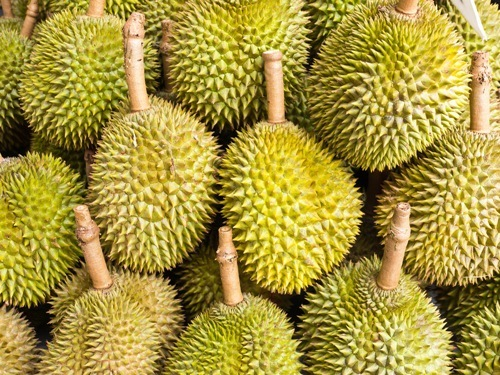
%> input picture 03_Working/DATA_ANALYSIS/durian3.jpg, 500 x 375 px
$ octave image_segmentation5.m   (GNU Octave 9; MATLAB toolbox functions it lacks are replaced by stand-ins)
%> lines starting %> are read from the running program, lines starting %| are printed output that depends on the picture; in (x1, y1, x2, y2) boxes, pixels count from 0 and x2, y2 are one past the last pixel; in counts of white or black regions, pixels touching at a corner belong together; the program's own positions count from 1
close all
clear

%% Image Segmentation
rgb = imread('durian3.jpg');
%> rgb is the input picture: size 375x500x3 uint8; mean R, G, B 167.6, 149.6, 62.4

hsvImage = rgb2hsv(rgb) ;
%> hsvImage: size 375x500x3 double; mean H, S, V 0.136, 0.679, 0.657

hsv_image = hsvImage(:,:,1);
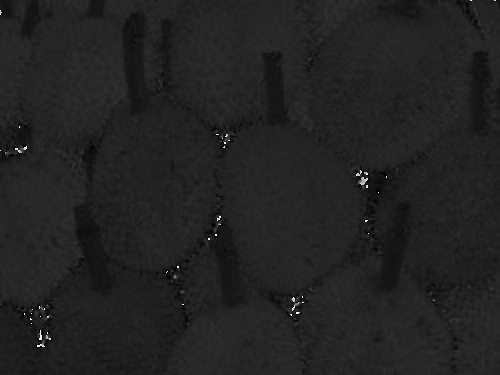
%> hsv_image: size 375x500 double; min 0, max 0.99, mean 0.136
BW_hsv = im2bw(hsv_image,0.1);
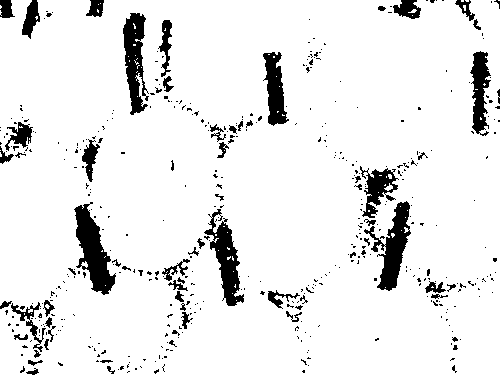
%> BW_hsv: size 375x500 logical; 91.4% white; 474 black regions (407 under 20 px), largest, box (x1, y1, x2, y2) and area: (74, 202, 116, 295) 1827, (364, 201, 411, 291) 1619, (204, 209, 244, 306) 1514
BW_hsv = bwareaopen(BW_hsv,100); %ÅºÊÕ¢ÒÇ
%> BW_hsv: size 375x500 logical; 91.2% white; 474 black regions (406 under 20 px), largest, box (x1, y1, x2, y2) and area: (74, 202, 116, 295) 1833, (364, 201, 411, 291) 1638, (204, 209, 244, 306) 1553
figure
imshow(BW_hsv);
title('kan image');


BW = im2bw(rgb,0.4);
%> BW: size 375x500 logical; 75.6% white; 1180 black regions (1057 under 20 px), largest, box (x1, y1, x2, y2) and area: (283, 0, 448, 290) 9857, (0, 77, 125, 214) 5140, (162, 182, 247, 347) 4782
BW_Ereskan = BW_hsv&BW;
%> BW_Ereskan: size 375x500 logical; 70.2% white; 1150 black regions (1043 under 20 px), largest, box (x1, y1, x2, y2) and area: (122, 0, 448, 291) 18843, (162, 182, 352, 375) 9560, (0, 77, 147, 306) 8677
BW_Ereskan = bwareaopen(BW_Ereskan, 100); %ÅºÊÕ¢ÒÇ
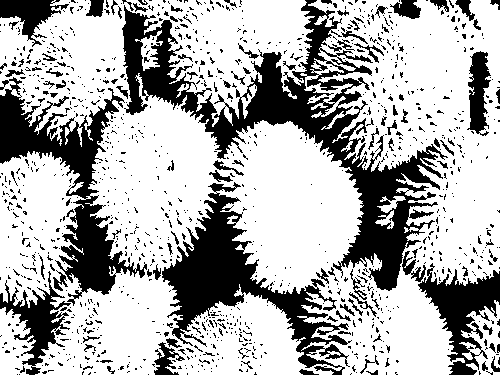
%> BW_Ereskan: size 375x500 logical; 69% white; 1148 black regions (1041 under 20 px), largest, box (x1, y1, x2, y2) and area: (122, 0, 448, 291) 19725, (162, 182, 352, 375) 9985, (0, 77, 147, 306) 9107
BW = not(BW_Ereskan);
figure
% imshow(BW);
% title('bitwise image');

BW_grayPeach = rgb2gray(rgb);
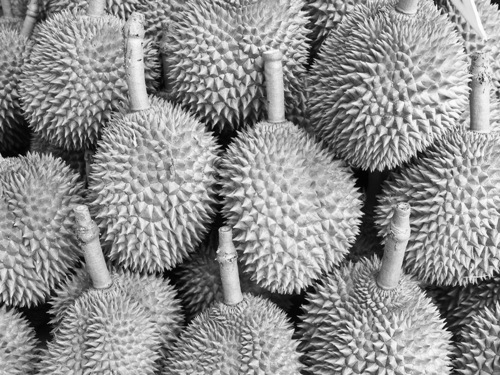
%> BW_grayPeach: size 375x500 uint8; min 0, max 254, mean 145
BW_EdgePeach = edge(BW, 'sobel');
%> BW_EdgePeach: size 375x500 logical; 9.7% white in thin lines or dots
BW_ANDPEACH = BW & BW_EdgePeach;
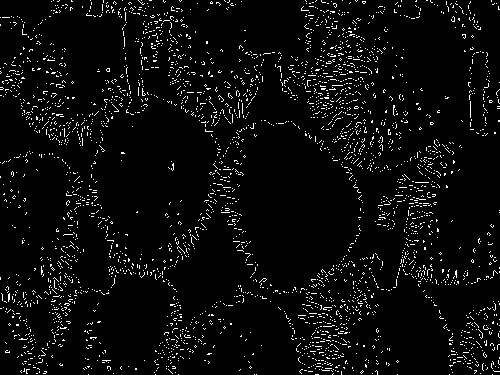
%> BW_ANDPEACH: size 375x500 logical; 4.5% white in thin lines or dots

se901 = strel('line', 3, 90); % expand size of line 90 degree
se01 = strel('line',3, 0);
BWsdilPeach = imdilate(BW, [se901 se01]); %¢ÂÒÂÊÕ¢ÒÇ
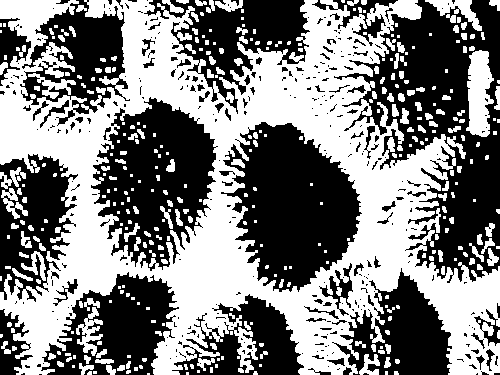
%> BWsdilPeach: size 375x500 logical; 50.1% white; 340 black regions (258 under 20 px), largest, box (x1, y1, x2, y2) and area: (334, 0, 500, 283) 20182, (221, 122, 362, 292) 14735, (91, 97, 218, 271) 12380
imshow(BW_EdgePeach);
title('bitwise image');


se90 = strel('line', 18, 90); % expand size of line 90 degree
se0 = strel('line',18, 0);
BWsdil = imdilate(BW, [se90 se0]); %¢ÂÒÂÊÕ¢ÒÇ
%> BWsdil: size 375x500 logical; 89.9% white; 31 black regions (8 under 20 px), largest, box (x1, y1, x2, y2) and area: (253, 133, 349, 276) 6959, (398, 290, 439, 375) 2147, (455, 143, 500, 238) 1445
BW2 = bwareaopen(BWsdil, 600); %ÅºÊÕ¢ÒÇ

BW3 = not(BW2); %¡ÅÑºÊÕ
se90 = strel('line', 5,90); % expand size of line 90 degree
se0 = strel('line',5,0);
BWsdil = imdilate(BW3, [se90 se0]); %¢ÂÒÂÊÕ¢ÒÇ
%> BWsdil: size 375x500 logical; 13.5% white; 25 white regions, largest, box (x1, y1, x2, y2) and area: (251, 131, 351, 278) 8303, (396, 288, 441, 375) 2615, (453, 141, 500, 240) 2087
invertBWsdil = not(BWsdil); %¡ÅÑºÊÕ
BW4 = bwareaopen(invertBWsdil, 800); %ÅºÊÕ¢ÒÇ
%> BW4: size 375x500 logical; 86.1% white; 25 black regions, largest, box (x1, y1, x2, y2) and area: (251, 131, 351, 278) 8773, (396, 288, 441, 375) 2615, (453, 141, 500, 240) 2312

invertBWsdil = not(BW4); %¡ÅÑºÊÕ
BW4 = bwareaopen(invertBWsdil, 500); %ÅºÊÕ¢ÒÇ
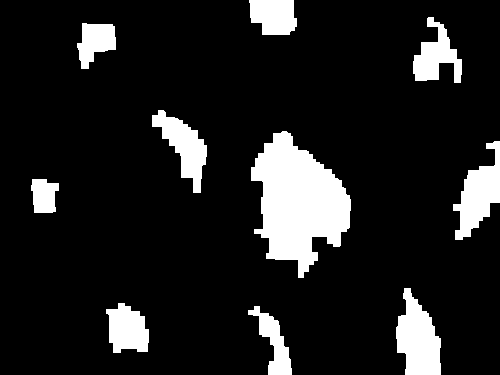
%> BW4: size 375x500 logical; 12.5% white; 10 white regions, largest, box (x1, y1, x2, y2) and area: (251, 131, 351, 278) 8773, (396, 288, 441, 375) 2615, (453, 141, 500, 240) 2312

figure
imshow(BW4);
title('identify durian area');


%% Durian count


BW_filled = imfill(BW4,'holes');
%> (the run ends here)

$ run again, with 03_Working/DATA_ANALYSIS/ทุเรียน.jpg copied over 03_Working/DATA_ANALYSIS/durian3.jpg
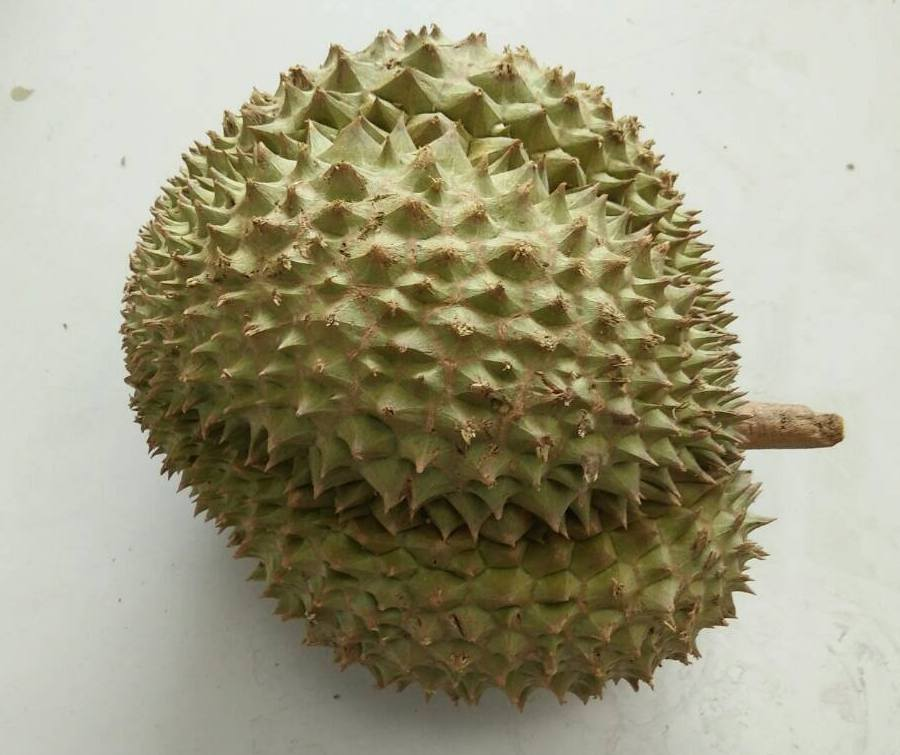
%> input picture 03_Working/DATA_ANALYSIS/ทุเรียน.jpg, 900 x 755 px
%> rgb is the input picture: size 755x900x3 uint8; mean R, G, B 159.9, 155.9, 130.4
%> hsvImage: size 755x900x3 double; mean H, S, V 0.174, 0.279, 0.632
%> `BW_hsv = im2bw(hsv_image,0.1);`:
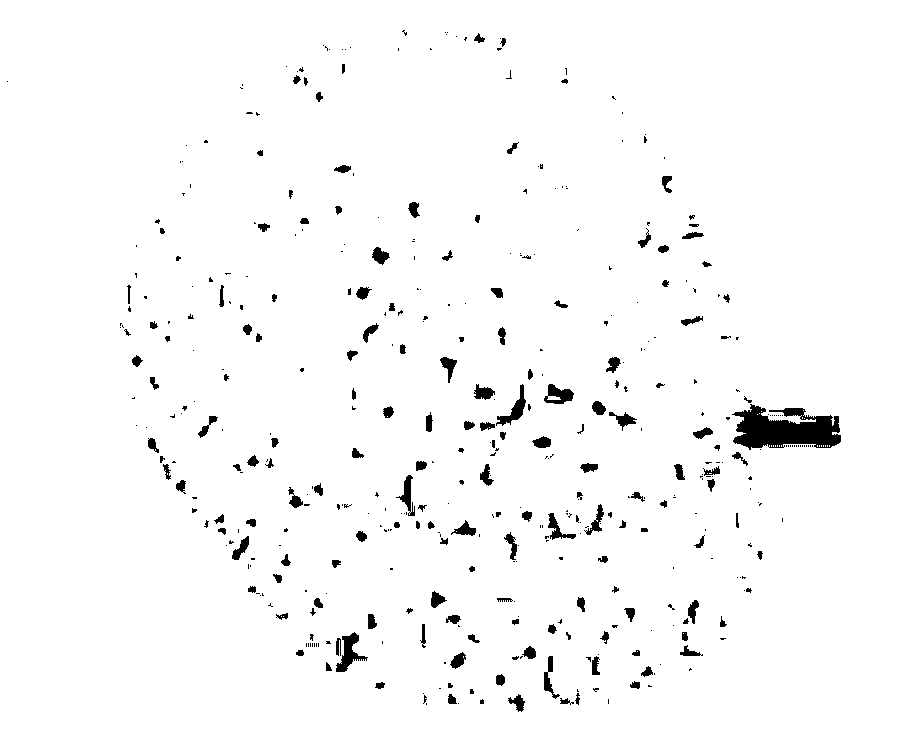
%> BW_hsv: size 755x900 logical; 97.5% white; 447 black regions (284 under 20 px), largest, box (x1, y1, x2, y2) and area: (732, 404, 841, 450) 3160, (336, 632, 368, 672) 499, (496, 384, 526, 426) 381
%> BW_EdgePeach: size 755x900 logical; 4.2% white in thin lines or dots, all inside (x1, y1, x2, y2) = (6, 26, 843, 724)
%> BW_ANDPEACH: size 755x900 logical; 2% white in thin lines or dots, all inside (x1, y1, x2, y2) = (120, 27, 843, 723)
%> BWsdilPeach: size 755x900 logical; 36.8% white; 156 white regions (63 under 20 px), largest, box (x1, y1, x2, y2) and area: (119, 177, 844, 724) 210338, (360, 69, 642, 211) 11102, (195, 111, 309, 218) 3977
%> BW2: size 755x900 logical; 52% white; 23 black regions (9 under 20 px), largest, box (x1, y1, x2, y2) and area: (0, 0, 900, 755) 316837, (451, 187, 616, 254) 3275, (435, 142, 516, 220) 2118
%> invertBWsdil: size 755x900 logical; 50.3% white; 19 black regions, largest, box (x1, y1, x2, y2) and area: (0, 0, 900, 755) 323981, (449, 185, 618, 270) 4720, (433, 140, 526, 222) 2877
%> `BW4 = bwareaopen(invertBWsdil, 500);`:
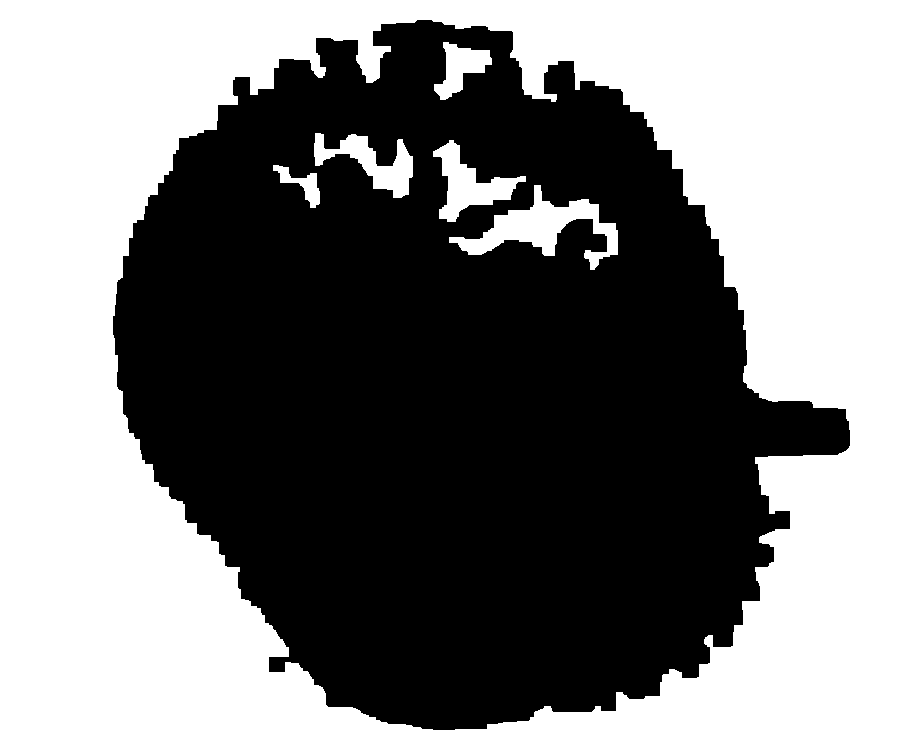
%> BW4: size 755x900 logical; 49.5% white; 6 white regions, box (x1, y1, x2, y2) and area: (0, 0, 900, 755) 323981, (449, 185, 618, 270) 4720, (433, 140, 526, 222) 2877, (314, 133, 413, 198) 2625, (434, 42, 492, 100) 1633, (273, 165, 320, 208) 713
%> BW_filled: size 755x900 logical; every value is 1
